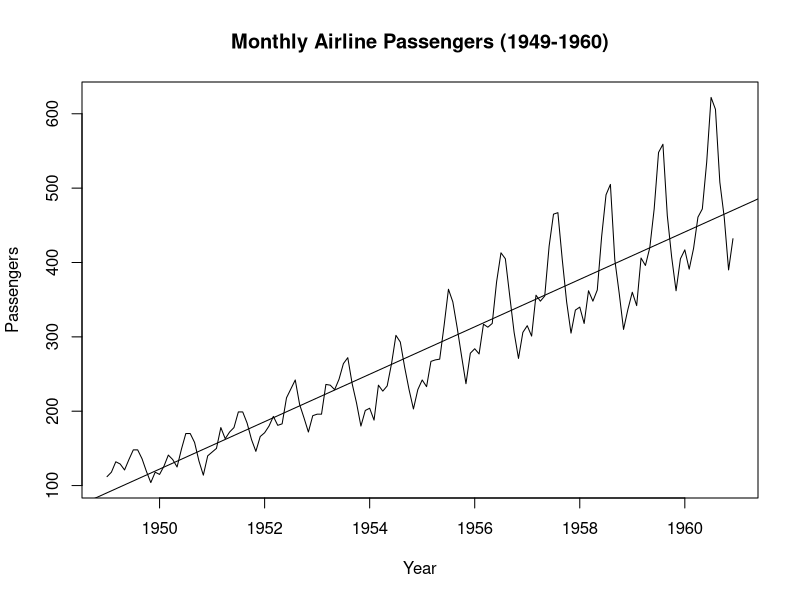
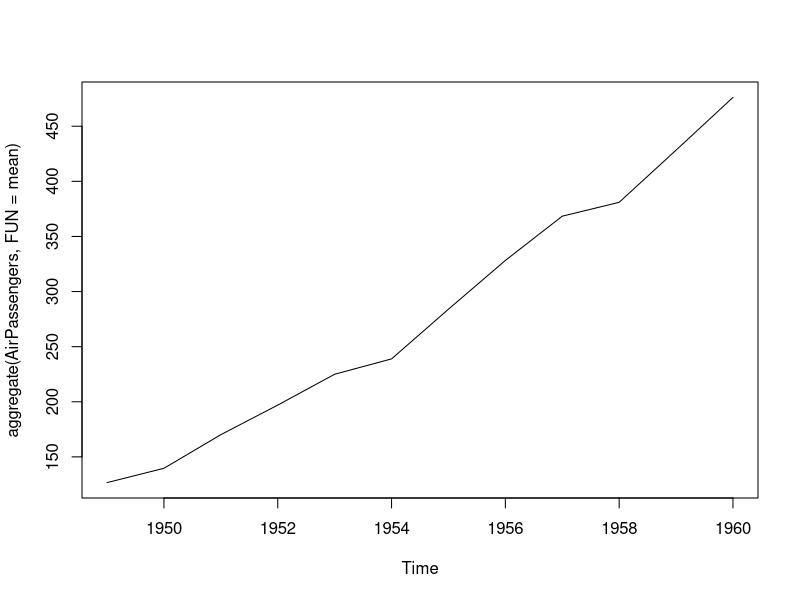
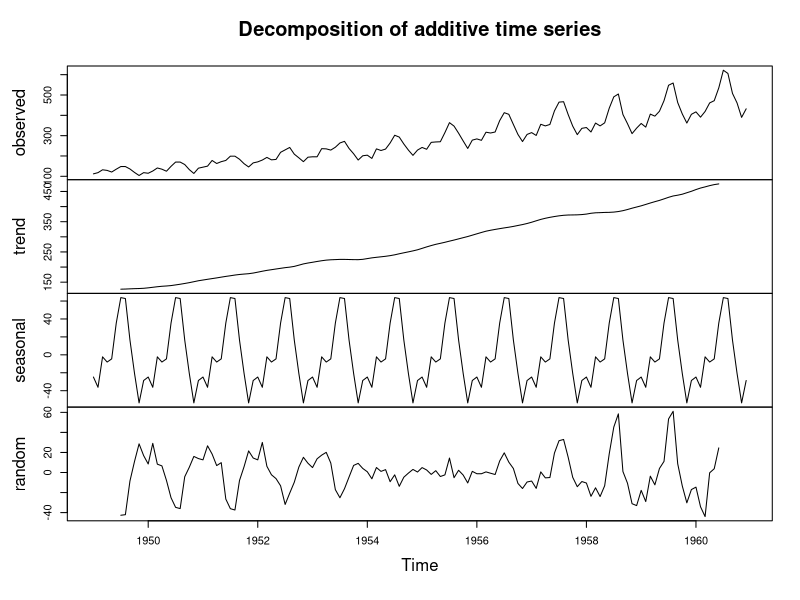
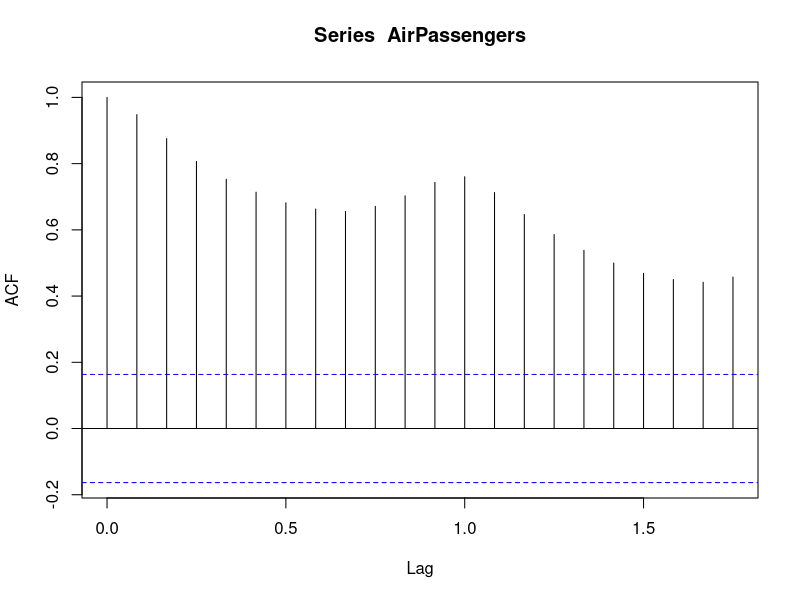
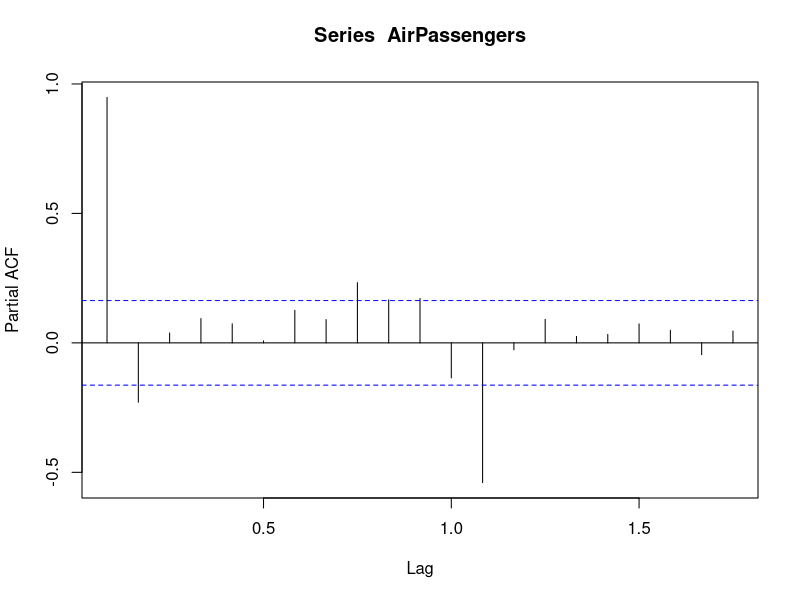
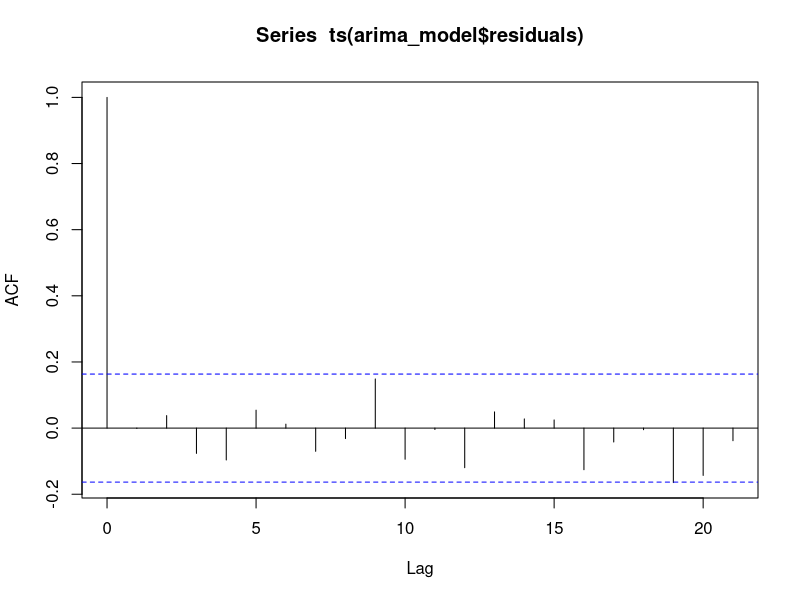
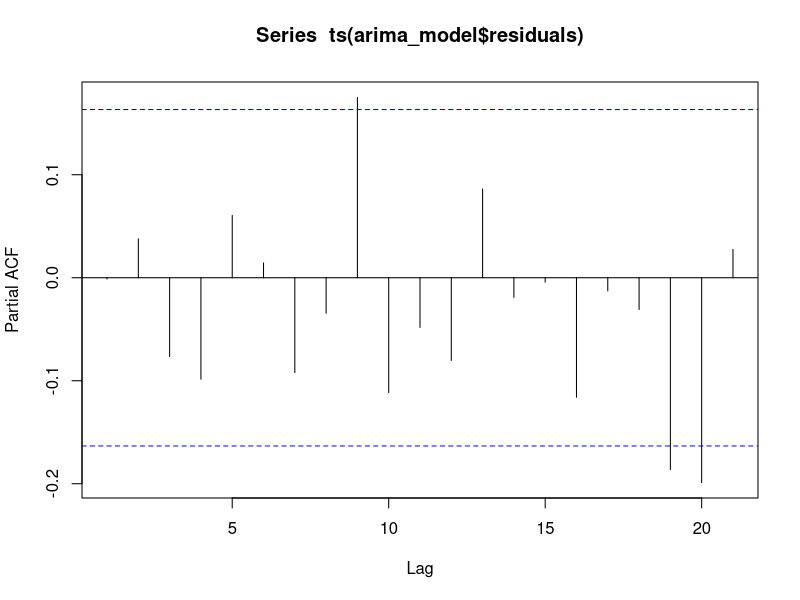
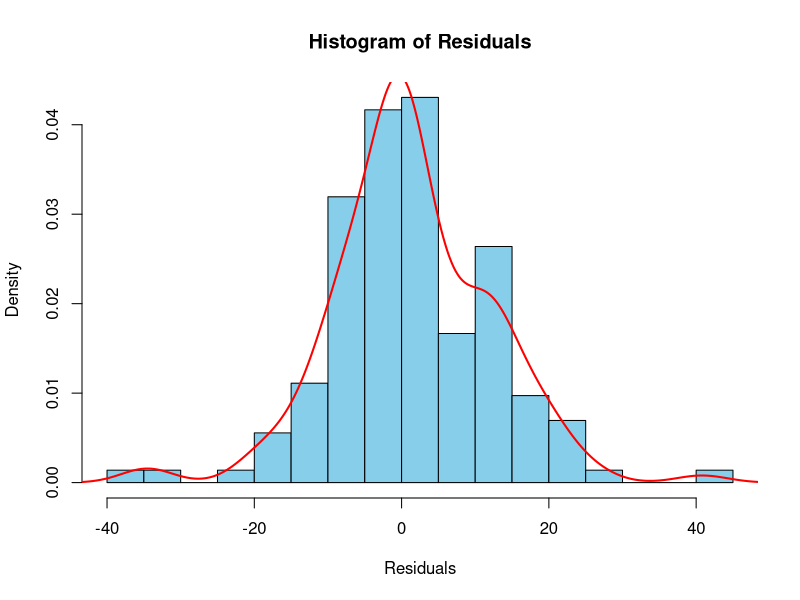

Here is the R script that generated these plots, in order:
## Air Passengers Prediction
# Install and load necessary packages
library(forecast)
library(tseries)
library(ggplot2)

## Load the AirPassengers dataset
data("AirPassengers")
?AirPassengers

## Data Exploration and Preprocessing
str(AirPassengers)
attributes(AirPassengers)

## Plot the time series data
plot(AirPassengers, 
     main = "Monthly Airline Passengers (1949-1960)",
     xlab = "Year", ylab = "Passengers")
abline(reg = lm(AirPassengers ~ time(AirPassengers)))

## General trend
plot(aggregate(AirPassengers, FUN = mean))
# There is a general increase in the number of passengers from 1949-1960
## Decomposition of the Time series
decomposition <- decompose(AirPassengers)
plot(decomposition)

## Check for Stationarity
# Plot the ACF plot
acf(AirPassengers)

# Plot the PACF plot
pacf(AirPassengers)

## Perform ADF test
adf.test(AirPassengers, k = 15)
# P value is more than 0.05 indicating that the data is not stationary
## Perform KPSS test
kpss.test(AirPassengers)
# P value is less than 0.05 indicating that the data is not stationary
# We will not do differencing and log transformation since it will be 
# automatically be handled during model building using auto.arima.
## Model building
arima_model <- auto.arima(AirPassengers)
summary(arima_model)

## Perform residual diagnostic analysis
acf(ts(arima_model$residuals))
pacf(ts(arima_model$residuals))
# From the above ACF and PACF plots we can infer that all the vertical lines at
#each lags falls inside the horizontal boundary, which indicates that the time
#series is stationary after applying seasonal differencing using the auto.arima model. 

## Plot a histogram of residuals
residuals <- residuals(arima_model)
hist(residuals, main="Histogram of Residuals", 
     xlab="Residuals", col="skyblue", border="black", 
     breaks=20, probability=TRUE)
# Add a normal density curve
lines(density(residuals), col="red", lwd=2)
# The histogram indicates that residuals are normally distributed

## Forecasting
forecast_future <- forecast(arima_model, level = c(95), h = 96)
forecast_future
## The model predicts a general increase in the number of passengers as the number 
# years increase

## Visualize your Predictions
plot(forecast_future)
forecast_df <- data.frame(
  Date = time(forecast_future$mean),
  Forecast = as.numeric(forecast_future$mean),
  Lower = as.numeric(forecast_future$lower[, 1]),
  Upper = as.numeric(forecast_future$upper[, 1]))

# Plot the forecast using ggplot2
ggplot(forecast_df, aes(x = Date, y = Forecast)) +
  geom_line(color = "red") +
  theme_classic()+
  geom_ribbon(aes(ymin = Lower, ymax = Upper), alpha = 0.2) +
  labs(title = "Air Passengers Forecast", x = "Year", y = "TB Incidence")

## Goodness of fit of the model
#Ljung-Box test
Box.test(forecast_future$residuals, type = "Ljung-Box")
## Our model is best in making predictions indicated by the p-value greater than 0.05